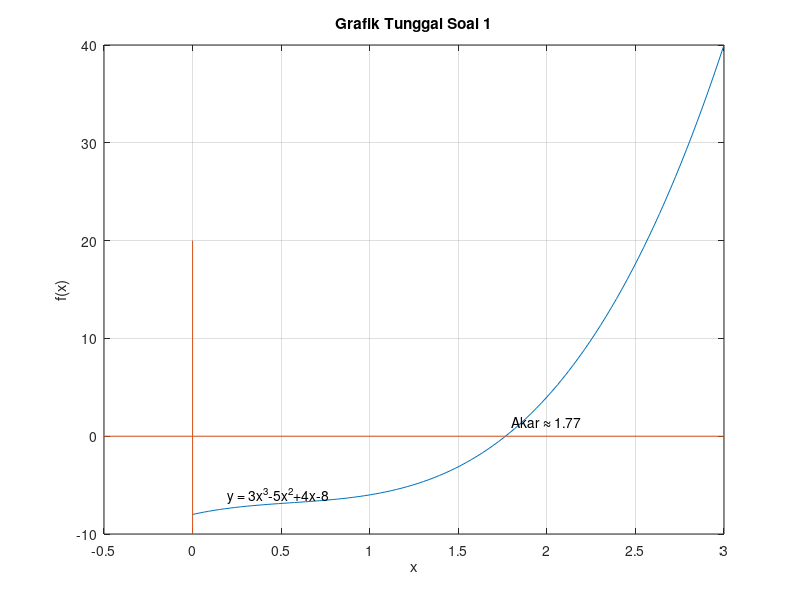

Recreate this plot in MATLAB.
% METODE GRAFIK TUNGGAL (Soal 1)
clc; clear; close all;

%Plot Kurva
x = linspace(0,3); % rentang x untuk digambar
f = @(x) 3*x.^3 - 5*x.^2 + 4*x - 8; % f(x) = 0 (sudah dikurangi y = 1)
y = f(x);
plot(x,y)

%Menggambar sumbu x dan y
line([-0.5,3],[0,0]) % Sumbu X
line([0,0],[-10,20]) % Sumbu Y

%Annotation
text(0.2,-6,'y = 3x^3-5x^2+4x-8')
text(1.80,1.5,'Akar \approx 1.77')

title('Grafik Tunggal Soal 1')
xlabel('x'); ylabel('f(x)');
grid on

% Simpan gambar
print('-dpng','grafik_tunggal_soal1.png');
